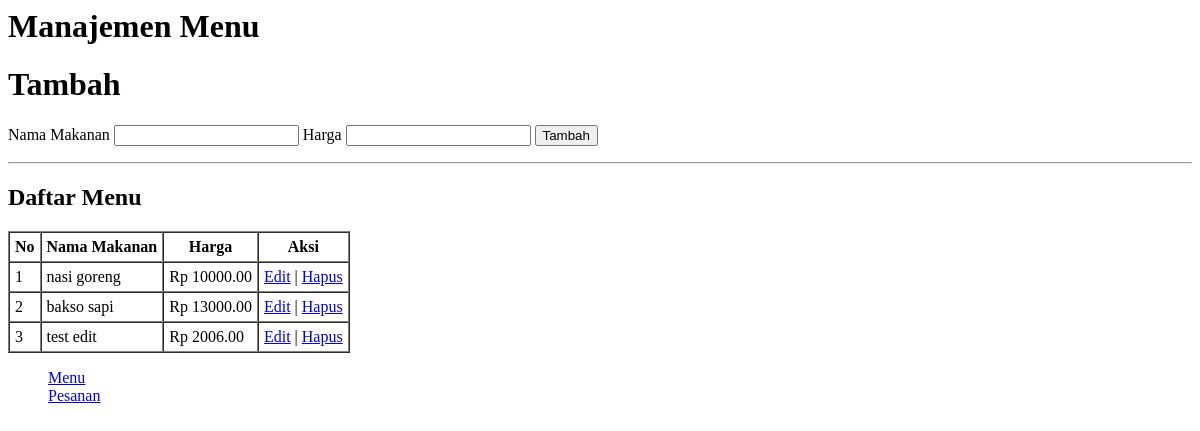
The app's page /admin_menu.php, older data.
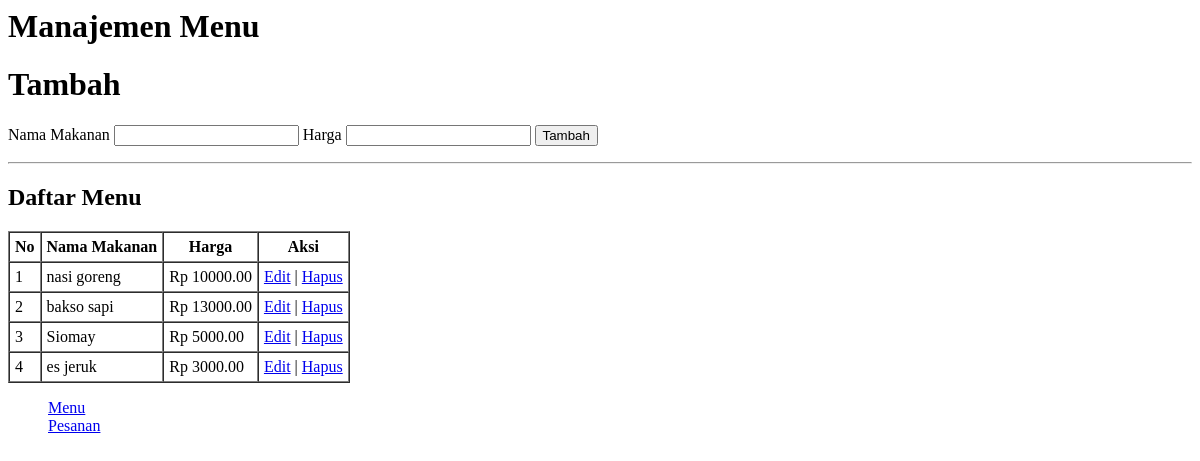
The same page, newer data.
### tables this page shows
CREATE TABLE `menu` (
  `id_menu` int NOT NULL,
  `nama_makanan` varchar(100) DEFAULT NULL,
  `harga` decimal(10,2) DEFAULT NULL
);

### admin_menu.php (the view, shortened to what this page needs)
<?php
include "database.php";
        ?>
        <?php
$sql_select = "SELECT * FROM menu";
$result = $conn->query($sql_select);
?>
<!DOCTYPE html>
<html lang="en">
<head>
</head>
<body>
    <h1>Manajemen Menu</h1>
    <h1>Tambah</h1>
    <form action="admin_menu.php" method="POST">
        <label for="nama_makanan">Nama Makanan</label>
        <input id="nama_makanan" type="text" name="nama_makanan" required>
        <label for="harga">Harga</label>
        <input id="harga" type="number" name="harga" required>
        <button type="submit" name="tambah">Tambah</button>
    </form>
    <hr>
    <h2>Daftar Menu</h2>
    <table border="1" cellspacing="0" cellpadding="5">
        <tr>
            <th>No</th>
            <th>Nama Makanan</th>
            <th>Harga</th>
            <th>Aksi</th>
        </tr>
        <?php
        if ($result->num_rows > 0) {
            $no = 1;
            while ($row = $result->fetch_assoc()) {
                echo "<tr>";
                echo "<td>" . $no++ . "</td>";
                echo "<td>" . $row['nama_makanan'] . "</td>";
                echo "<td>Rp " . $row['harga'] . "</td>";
                echo "<td>";
                echo "<a href='admin_menu.php?edit=" . $row['id_menu'] . "'>Edit</a> | ";
                echo "<a href='admin_menu.php?hapus=" . $row['id_menu'] . "' onclick='return confirm(\"Yakin ingin menghapus?\")'>Hapus</a>";
                echo "</td>";
                echo "</tr>";
            }
        } else {
            echo "<tr><td colspan='4'>Tidak ada data</td></tr>";
        }
        ?>
    </table>
    <footer>
        <menu>
            <div class="menu"><a href="admin_menu.php">Menu</a></div>
            <div class="menu"><a href="admin_pesanan.php">Pesanan</a></div>
        </menu>
    </footer>
</body>
</html>

Row changes from the older to the newer data that the page shows:
changed menu: nama_makanan "test edit" → "Siomay"; harga "2006.00" → "5000.00"
added menu: nama_makanan "es jeruk", harga "3000.00"
